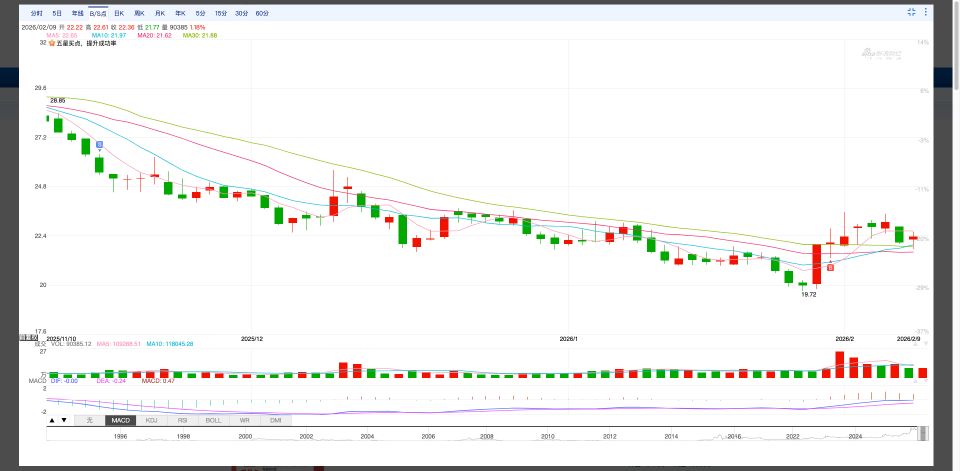
#> input picture sina/bs_detection/SinaAppBS/config_1/20260209/000029_20260209.png, 1920 x 941 px (shown at 1/2 size); its folder holds only this picture in this run
$ python SinaBSDetectorBase.py
#> lines starting #> are read from the running program, lines starting #| are printed output that depends on the picture; after the words box and inside, x2 and y2 are one past the last pixel; in counts of white or black regions, pixels touching at a corner belong together
#> the answer given: 1
#> the answer given: SinaAppBS/config_1/20260209/000029_20260209.png
#> in process_single_chart, original_image is the input picture: shape (941, 1920, 3); mean B, G, R 237.4, 238.5, 238.5
import http.cookiejar

import cv2
import numpy as np
import pytesseract
import os
import threading
import pandas as pd
from datetime import datetime
import time
from concurrent.futures import ThreadPoolExecutor
import glob

# pytesseract.pytesseract.tesseract_cmd = r'C:\Program Files\Tesseract-OCR\tesseract.exe'
# pytesseract.pytesseract.tesseract_cmd = '/usr/local/bin/tesseract'
pytesseract.pytesseract.tesseract_cmd = (r'/opt/homebrew/Cellar/tesseract/5.5.2/bin/tesseract')


# 全局配置
THREAD_LOCK = threading.Lock()
DETECTION_RESULTS = []  # 存储所有检测结果
COORDINATE_THRESHOLD = 1830  # 横坐标阈值


# --- OCR预处理函数 ---
def preprocess_for_ocr(roi):
    """
    对ROI进行专门为OCR设计的预处理。
    :param roi: 从原图截取的候选区域（彩色图像）
    :return: 预处理后的二值化图像
    """
    # 1. 放大图像以提高识别率，特别是对于小字符
    scale_factor = 6  # 增加缩放因子
    height, width = roi.shape[:2]
    new_width = int(width * scale_factor)
    new_height = int(height * scale_factor)
    dim = (new_width, new_height)
    resized_roi = cv2.resize(roi, dim, interpolation=cv2.INTER_CUBIC)

    # 2. 转换为灰度图
    gray_roi = cv2.cvtColor(resized_roi, cv2.COLOR_BGR2GRAY)

    # 3. 应用高斯模糊减少噪声
    blurred = cv2.GaussianBlur(gray_roi, (3, 3), 0)

    # 4. 多种二值化方法尝试
    # 方法1: Otsu's 阈值
    _, binary1 = cv2.threshold(blurred, 0, 255, cv2.THRESH_BINARY_INV + cv2.THRESH_OTSU)

    # 方法2: 自适应阈值
    binary2 = cv2.adaptiveThreshold(blurred, 255, cv2.ADAPTIVE_THRESH_GAUSSIAN_C,
                                    cv2.THRESH_BINARY_INV, 11, 2)

    # 方法3: 固定阈值
    _, binary3 = cv2.threshold(blurred, 127, 255, cv2.THRESH_BINARY_INV)

    # 选择最佳的二值化结果（这里使用Otsu方法）
    binary_roi = binary1

    # 5. 形态学操作清理图像
    kernel = np.ones((2, 2), np.uint8)
    binary_roi = cv2.morphologyEx(binary_roi, cv2.MORPH_CLOSE, kernel, iterations=1)
    binary_roi = cv2.morphologyEx(binary_roi, cv2.MORPH_OPEN, kernel, iterations=1)

    return binary_roi


# --- 标记检测核心函数 ---
def detect_markers(image, hsv_color_ranges, expected_char, config):
    """
    在图像中检测特定颜色和字符的标记。
    :param image: 原始输入图像 (BGR)
    :param hsv_color_ranges: 一个包含HSV颜色范围元组的列表 [(lower1, upper1), (lower2, upper2),...]
    :param expected_char: 期望识别到的字符 ('B' 或 'S')
    :param config: Pytesseract的配置字符串
    :return: 一个包含检测到的标记边界框 (x, y, w, h) 的列表
    """
#> called with expected_char = 'B'
    # 转换为HSV色彩空间
    hsv_image = cv2.cvtColor(image, cv2.COLOR_BGR2HSV)
#> hsv_image: shape (941, 1920, 3); mean H, S, V 6.9, 7.6, 241.7

    # 根据提供的颜色范围创建组合掩码
    combined_mask = None
    for lower_bound, upper_bound in hsv_color_ranges:
        mask = cv2.inRange(hsv_image, lower_bound, upper_bound)
        if combined_mask is None:
            combined_mask = mask
        else:
            combined_mask = cv2.bitwise_or(combined_mask, mask)
#> this loop made 2 passes
#> pass 1, in detect_markers, `mask = cv2.inRange(hsv_image, lower_bound, upper_bound)`:
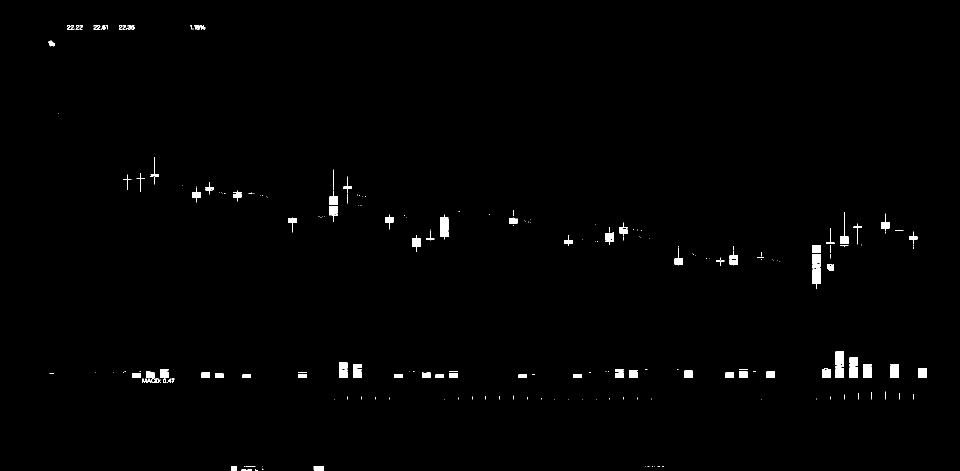
#> mask: shape (941, 1920) (shown at 1/2 size); 0.87% white; 258 white regions (151 under 20 px), largest, box (x1, y1, x2, y2) and area: (1625, 536, 1642, 578) 534, (1671, 703, 1688, 730) 440, (1781, 731, 1798, 756) 425
#> pass 2, in detect_markers, `mask = cv2.inRange(hsv_image, lower_bound, upper_bound)`:
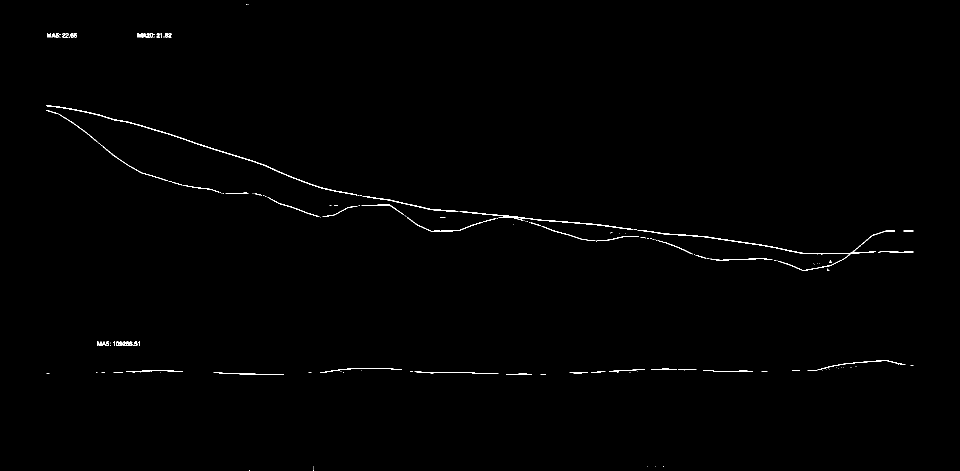
#> mask: shape (941, 1920) (shown at 1/2 size); 0.5% white in thin lines or dots, all inside (x1, y1, x2, y2) = (93, 8, 1827, 941)
#> pass 2, in detect_markers, `combined_mask = cv2.bitwise_or(combined_mask, mask)`:
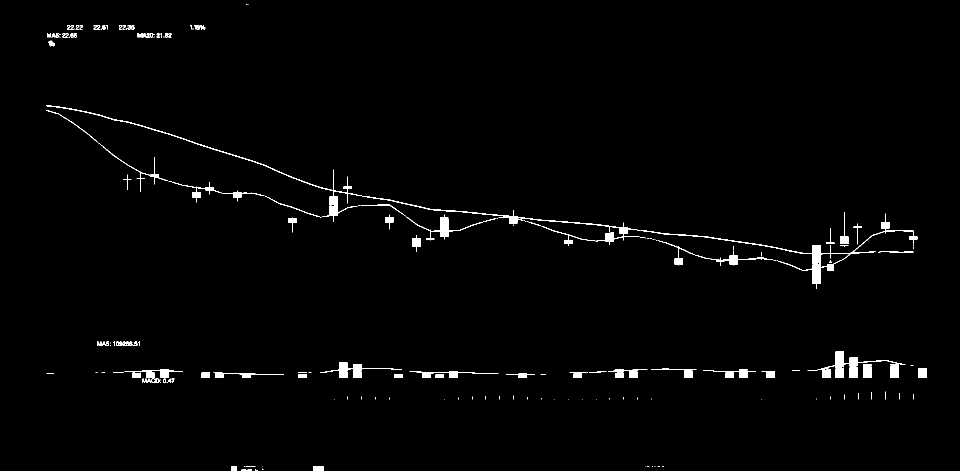
#> combined_mask: shape (941, 1920) (shown at 1/2 size); 1.4% white; 186 white regions (92 under 20 px), largest, box (x1, y1, x2, y2) and area: (93, 210, 1835, 578) 6546, (1615, 703, 1811, 741) 1148, (722, 409, 992, 481) 1109

    if combined_mask is None:
        return [], []

    # 形态学开运算去噪
    kernel = np.ones((3, 3), np.uint8)
    cleaned_mask = cv2.morphologyEx(combined_mask, cv2.MORPH_OPEN, kernel, iterations=1)
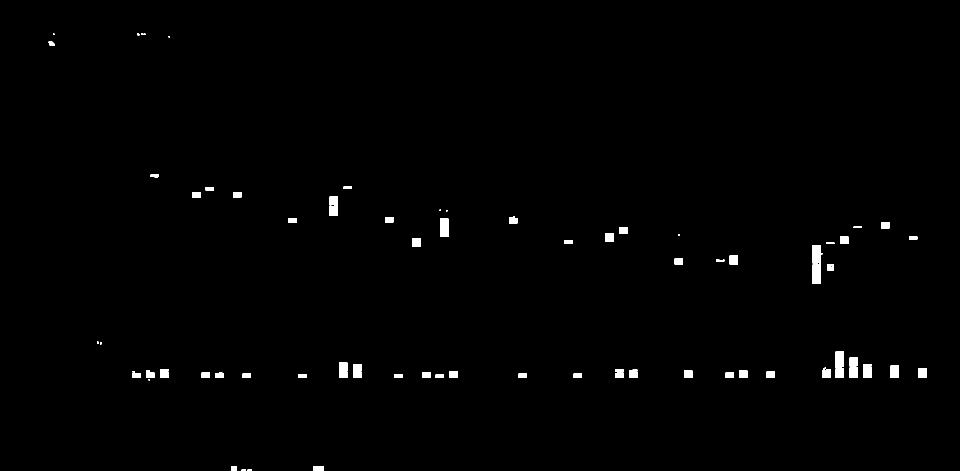
#> cleaned_mask: shape (941, 1920) (shown at 1/2 size); 0.81% white; 80 white regions (15 under 20 px)

    # 寻找轮廓
    contours, _ = cv2.findContours(cleaned_mask, cv2.RETR_EXTERNAL, cv2.CHAIN_APPROX_SIMPLE)
#> contours = 80 contours, 16 with area under 20; largest, box (x1, y1, x2, y2) and area: (1625, 527, 1642, 568) 624, (1625, 490, 1645, 527) 578, (880, 437, 897, 474) 576, (1671, 703, 1688, 736) 495, (1781, 731, 1798, 756) 384

    # 初始化检测结果列表
    detected_locations = []

    # 用于存储所有扫描区域的列表（用于后续绘制）
    all_scan_areas = []

    # 遍历所有找到的轮廓
    for cnt in contours:
        # 获取边界框
        x, y, w, h = cv2.boundingRect(cnt)

        # 将所有扫描区域添加到列表中（包括被筛选掉的）
        all_scan_areas.append((x, y, w, h))

        # 面积筛选（放宽范围）
        area = cv2.contourArea(cnt)
        if not (30 < area < 1000):  # 扩大面积范围
            continue

        # 长宽比筛选（放宽限制）
        aspect_ratio = float(w) / h
        if not (0.5 < aspect_ratio < 2.0):  # 放宽长宽比限制
            continue

        # 提取ROI并进行OCR
        roi = image[y:y + h, x:x + w]

        # 检查ROI是否为空
        if roi.size == 0:
            continue

        preprocessed_roi = preprocess_for_ocr(roi)

        # 使用Pytesseract进行字符识别
        try:
            # 尝试多种OCR配置以提高识别率
            configs = [
                r'--oem 3 --psm 10 -c tessedit_char_whitelist=BS',
                r'--oem 3 --psm 8 -c tessedit_char_whitelist=BS',
                r'--oem 3 --psm 7 -c tessedit_char_whitelist=BS',
                r'--oem 3 --psm 13 -c tessedit_char_whitelist=BS'
            ]

            text_found = False
            for cfg in configs:
                text = pytesseract.image_to_string(preprocessed_roi, config=cfg).strip()
                if expected_char in text:
                    detected_locations.append((x, y, w, h))
                    text_found = True
                    break

            # 如果标准OCR失败，尝试更宽松的匹配
            if not text_found:
                # 尝试识别任何文本并检查是否包含类似字符
                text = pytesseract.image_to_string(preprocessed_roi, config=r'--oem 3 --psm 10').strip()
                # 检查是否包含B/S或类似字符（如8、5等可能被误识别的字符）
                if expected_char == 'B' and any(char in text for char in ['B', '8', 'R', 'P']):
                    detected_locations.append((x, y, w, h))
                elif expected_char == 'S' and any(char in text for char in ['S', '5', 'G']):
                    detected_locations.append((x, y, w, h))

        except pytesseract.TesseractNotFoundError:
            print("错误：Tesseract未安装或未在系统PATH中。请确保Tesseract OCR引擎已正确安装。")
            return [], []  # 返回空列表
        except Exception as e:
            # 捕获其他可能的OCR错误
            print(f"OCR处理时发生错误: {e}")
#> this loop made 4 passes
#> (cnt, x, y, w, h, area, aspect_ratio) on pass 3: ([[627, 932], [627, 940], [647, 940], [647, 932]], 627, 932, 21, 9, 160, 2.33)
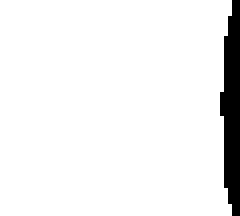
#> preprocessed_roi: shape (54, 60) (shown 4 times larger); 93.9% white; 1 black region, box (x1, y1, x2, y2) and area: (55, 0, 60, 54) 199
#> after the loop, all_scan_areas = [(495, 939, 9, 2), (483, 939, 9, 2), (627, 932, 21, 9), (463, 932, 10, 9)]; detected_locations = []

    return detected_locations, all_scan_areas


# --- 分析买卖点 ---
# [243 lines left out: functions analyze_bs_points, process_single_image, batch_process_images, save_results_to_excel, not called in this run]


# --- 单个图片处理函数（用于测试） ---
def process_single_chart(image_path):
    """
    处理单个图片并显示结果（原有功能，用于测试）
    :param image_path: 待处理的K线图图片路径
    """
    # 加载图像
    original_image = cv2.imread(image_path)
    if original_image is None:
        print(f"错误：无法加载图像，请检查路径：{image_path}")
        return

    # --- 颜色范围定义 ---
    lower_red1 = np.array([0, 30, 30])
    upper_red1 = np.array([15, 255, 255])
    lower_red2 = np.array([165, 30, 30])
    upper_red2 = np.array([180, 255, 255])
    lower_blue = np.array([90, 30, 30])
    upper_blue = np.array([140, 255, 255])

    ocr_config = r'--oem 3 --psm 10 -c tessedit_char_whitelist=BS'
    debug_mode = True

    # 执行检测
    print("正在检测 'B' 点 (红色)...")
    b_points, b_scan_areas = detect_markers(original_image, [(lower_red1, upper_red1), (lower_red2, upper_red2)], 'B',
                                            ocr_config)

    print("正在检测 'S' 点 (蓝色)...")
    s_points, s_scan_areas = detect_markers(original_image, [(lower_blue, upper_blue)], 'S', ocr_config)

    # 提取股票代码
    filename = os.path.basename(image_path)
    stock_code = filename.split('_')[0] if '_' in filename else filename.split('.')[0]

    # 分析结果
    analysis_result = analyze_bs_points(b_points, s_points, stock_code)

    # 输出详细结果
    print(f"\n=== {stock_code} 检测结果 ===")
    print(f"总B点数: {analysis_result['total_b_points']}")
    print(f"总S点数: {analysis_result['total_s_points']}")
    print(f"买点信号: {analysis_result['buy_signal_description']}")
    print(f"卖点信号: {analysis_result['sell_signal_description']}")
    print(f"符合条件的买点数量: {analysis_result['buy_points_count']}")
    print(f"符合条件的卖点数量: {analysis_result['sell_points_count']}")

    if debug_mode:
        print(f"\n详细坐标信息:")
        print(f"所有B点坐标:")
        for i, (x, y, w, h) in enumerate(b_points):
            signal = "✓ 买点信号" if x > COORDINATE_THRESHOLD else ""
            print(f"  B点 {i + 1}: 位置({x}, {y}), 大小({w}x{h}) {signal}")

        print(f"所有S点坐标:")
        for i, (x, y, w, h) in enumerate(s_points):
            signal = "✓ 卖点信号" if x > COORDINATE_THRESHOLD else ""
            print(f"  S点 {i + 1}: 位置({x}, {y}), 大小({w}x{h}) {signal}")

    # 可视化结果
    output_image = original_image.copy()

    # 绘制阈值线
    cv2.line(output_image, (COORDINATE_THRESHOLD, 0), (COORDINATE_THRESHOLD, original_image.shape[0]), (255, 255, 0), 2)
    cv2.putText(output_image, f'Threshold: {COORDINATE_THRESHOLD}', (COORDINATE_THRESHOLD + 10, 30),
                cv2.FONT_HERSHEY_SIMPLEX, 0.7, (255, 255, 0), 2)

    # 绘制扫描区域
    for (x, y, w, h) in b_scan_areas + s_scan_areas:
        cv2.rectangle(output_image, (x, y), (x + w, y + h), (0, 255, 128), 1)

    # 绘制B点
    for (x, y, w, h) in b_points:
        color = (0, 255, 0) if x > COORDINATE_THRESHOLD else (0, 128, 0)
        thickness = 3 if x > COORDINATE_THRESHOLD else 2
        cv2.rectangle(output_image, (x, y), (x + w, y + h), color, thickness)
        cv2.putText(output_image, 'B', (x, y - 10), cv2.FONT_HERSHEY_SIMPLEX, 0.7, color, 2)

    # 绘制S点
    for (x, y, w, h) in s_points:
        color = (0, 0, 255) if x > COORDINATE_THRESHOLD else (0, 0, 128)
        thickness = 3 if x > COORDINATE_THRESHOLD else 2
        cv2.rectangle(output_image, (x, y), (x + w, y + h), color, thickness)
        cv2.putText(output_image, 'S', (x, y - 10), cv2.FONT_HERSHEY_SIMPLEX, 0.7, color, 2)

    # 显示结果
    cv2.imshow('Detection Result', output_image)
    cv2.waitKey(0)
    cv2.destroyAllWindows()


# --- 程序入口 ---
if __name__ == '__main__':
    print("=== 股票买卖点检测系统 ==="


          )
    print("1. 单个图片处理（测试模式）")
    print("2. 批量处理当前日期文件夹")
    print("3. 批量处理指定日期文件夹")

    try:
        # max_workers = 4
        # debug_mode = False
        # batch_process_images(max_workers=max_workers, debug_mode=debug_mode)
        choice = input("\n请选择模式 (1/2/3): ").strip()

        if choice == '1':
            # 单个图片处理模式
            image_path = input("请输入图片路径: ").strip()
            if not image_path:
                image_path = './SinaAppBS/20250702/000009_20250702.png'  # 默认路径
            process_single_chart(image_path)
#> (the call stopped at in detect_markers, `text = pytesseract.image_to_string(preprocessed_roi, config=cfg).strip()`: pytesseract is not available in this run)

        elif choice == '2':
            # 批量处理当前日期
            max_workers = int(input("请输入线程数 (默认4): ").strip() or "4")
            debug_mode = input("是否启用调试模式? (y/n, 默认n): ").strip().lower() == 'y'
            batch_process_images(max_workers=max_workers, debug_mode=debug_mode)

        elif choice == '3':
            # 批量处理指定日期
            date_folder = input("请输入日期文件夹名称 (格式: YYYYMMDD): ").strip()
            if not date_folder:
                print("错误：日期不能为空")
                exit(1)
            max_workers = int(input("请输入线程数 (默认4): ").strip() or "4")
            debug_mode = input("是否启用调试模式? (y/n, 默认n): ").strip().lower() == 'y'
            batch_process_images(date_folder=date_folder, max_workers=max_workers, debug_mode=debug_mode)

        else:
            print("无效的选择")

    except KeyboardInterrupt:
        print("\n\n程序被用户中断")
    except Exception as e:
        print(f"\n程序执行时发生错误: {e}")
